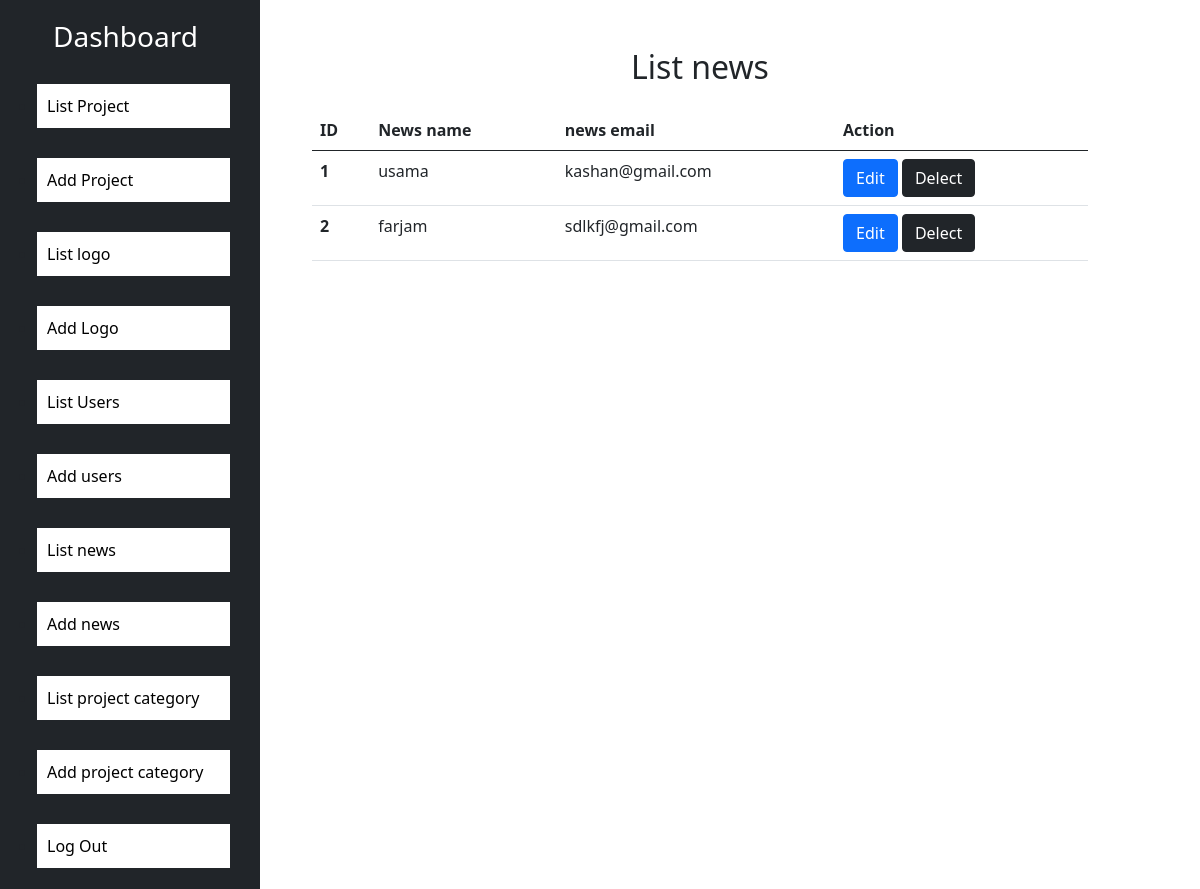
Screenshot of /dashboard/listnew.php with the database file from the repository.
### tables this page shows
CREATE TABLE `news_letter` (
  `id` int(11) NOT NULL,
  `name` varchar(50) NOT NULL,
  `email` varchar(40) NOT NULL
);

### dashboard/listnew.php (the view, shortened to what this page needs)
<!DOCTYPE html>
<html lang="en">
<head>
    <?php include('css.php');
    include('conf.php');
        ?>
</head>
<body>
    <div class="container-fluid ">
        <div class="row p-0">
            <div class="col-md-3 p-0">
                <?php include('sidebar.php'); ?>
            </div>
            <div class="col-md-8 mt-5">
                <h2 class="text-center">List news</h2>
                <table class="table mt-4">
                    <thead>
                        <tr>
                            <th scope="col">ID</th>
                            <th scope="col">News name</th>
                            <th scope="col">news email</th>
                            <th scope="col">Action</th>
                        </tr>
                    </thead>
                    <tbody>
                        <?php
                        $sql = 'select * from news_letter';
                       $result =  mysqli_query($con,$sql);
                       if(mysqli_num_rows($result)){
                        while($row = mysqli_fetch_assoc($result)){
                            ?><tr>
                            <th scope='row'><?php echo $row['id']; ?></th>
                            <td><?php echo $row['name'] ?></td>
                            <td><?php echo $row['email'] ?></td>
                            <td>
                            <a href="editnew.php?id=<?php echo $row['id'] ?>" class='btn btn-primary'>Edit</a>
                            <a href="delnew.php?id=<?php echo $row['id'] ?>" class='btn btn-dark'>Delect</a>
                            </td>
                        </tr>
                            <?php
                        }
                       }
                        ?>
                    </tbody>
                </table>
            </div>
        </div>
    </div>
</body>
</html>

### rows the page displays
news_letter: id "1", name "usama", email "kashan@gmail.com"
news_letter: id "2", name "farjam", email "sdlkfj@gmail.com"
